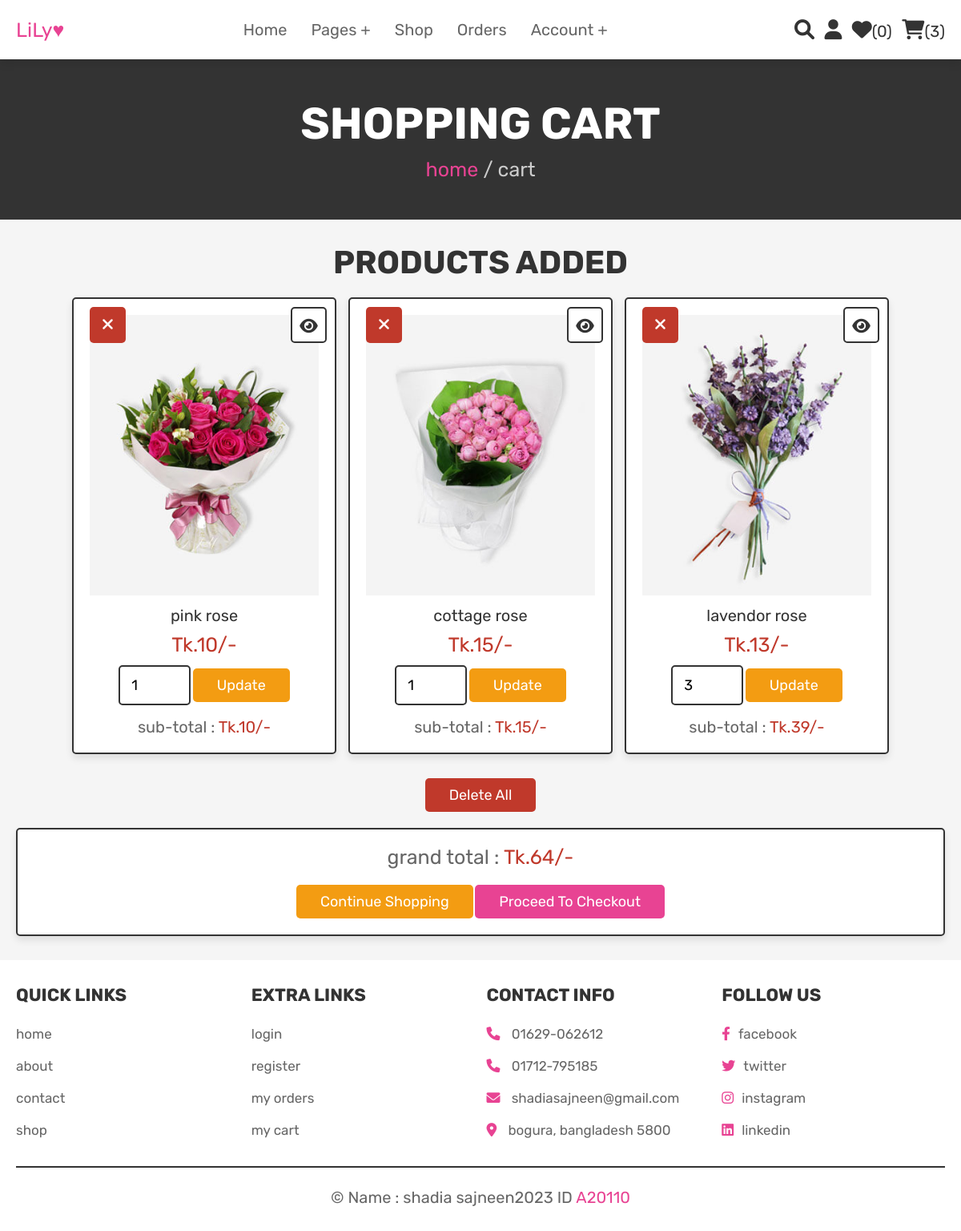
/cart.php (signed in), run on the app's committed database.
### tables this page shows
CREATE TABLE `cart` (
  `id` int(100) NOT NULL,
  `user_id` int(100) NOT NULL,
  `pid` int(100) NOT NULL,
  `name` varchar(100) NOT NULL,
  `price` int(100) NOT NULL,
  `quantity` int(100) NOT NULL,
  `image` varchar(100) NOT NULL
);

### cart.php (the view, shortened to what this page needs)
<?php
@include 'config.php';
$user_id = $_SESSION['user_id'];
?>
<!DOCTYPE html>
<html lang="en">
<head>
   <link rel="stylesheet" href="https://cdnjs.cloudflare.com/ajax/libs/font-awesome/6.0.0/css/all.min.css">
   <link rel="stylesheet" href="css/style.css">
</head>
<body>
<?php @include 'header.php'; ?>
<section class="heading">
    <h3>shopping cart</h3>
    <p> <a href="home.php">home</a> / cart </p>
</section>
<section class="shopping-cart">
    <h1 class="title">products added</h1>
    <div class="box-container">
    <?php
        $grand_total = 0;
        $select_cart = mysqli_query($conn, "SELECT * FROM `cart` WHERE user_id = '$user_id'") or die('query failed');
        if(mysqli_num_rows($select_cart) > 0){
            while($fetch_cart = mysqli_fetch_assoc($select_cart)){
    ?>
    <div  class="box">
        <a href="cart.php?delete=<?php echo $fetch_cart['id']; ?>" class="fas fa-times" onclick="return confirm('delete this from cart?');"></a>
        <a href="view_page.php?pid=<?php echo $fetch_cart['pid']; ?>" class="fas fa-eye"></a>
        <img src="uploaded_img/<?php echo $fetch_cart['image']; ?>" alt="" class="image">
        <div class="name"><?php echo $fetch_cart['name']; ?></div>
        <div class="price">Tk.<?php echo $fetch_cart['price']; ?>/-</div>
        <form action="" method="post">
            <input type="number" min="1" value="<?php echo $fetch_cart['quantity']; ?>" name="cart_quantity" class="qty">
            <input type="submit" value="update" class="option-btn" name="update_quantity">
        </form>
        <div class="sub-total"> sub-total : <span>Tk.<?php echo $sub_total = ($fetch_cart['price'] * $fetch_cart['quantity']); ?>/-</span> </div>
    </div>
    <?php
    $grand_total += $sub_total;
        }
    }else{
        echo '<p class="empty">your cart is empty</p>';
    }
    ?>
    </div>
    <div class="more-btn">
        <a href="cart.php?delete_all" class="delete-btn <?php echo ($grand_total > 1)?'':'disabled' ?>" onclick="return confirm('delete all from cart?');">delete all</a>
    </div>
    <div class="cart-total">
        <p>grand total : <span>Tk.<?php echo $grand_total; ?>/-</span></p>
        <a href="shop.php" class="option-btn">continue shopping</a>
        <a href="checkout.php" class="btn  <?php echo ($grand_total > 1)?'':'disabled' ?>">proceed to checkout</a>
    </div>
</section>
<?php @include 'footer.php'; ?>
</body>
</html>

### css/style.css (style rules this page uses)
:root { --pink:#e84393; --red:#c0392b; --orange:#f39c12; --black:#333; --white:#fff; --light-color:#666; --light-white:#ccc; --light-bg:#f5f5f5; --border:.2rem solid var(--black); --box-shadow:0 .5rem 1rem rgba(0,0,0,.1); }
* { font-family: 'Rubik', sans-serif; margin:0; padding:0; box-sizing: border-box; outline: none; border:none; text-decoration: none; transition:all .2s linear; }
html { font-size: 62.5%; overflow-x: hidden; scroll-behavior: smooth; scroll-padding-top: 6.5rem; }
body { background: var(--light-bg); }
section { padding:3rem 2rem; }
.btn, .delete-btn, .option-btn { display: inline-block; border-radius: .5rem; margin-top: 1rem; font-size: 1.8rem; color:var(--white); cursor: pointer; padding:1rem 3rem; text-transform: capitalize; }
.btn { background-color: var(--pink); }
.delete-btn { background-color: var(--red); }
.option-btn { background-color: var(--orange); }
.more-btn { margin-top: 2rem; text-align: center; }
.heading { display: flex; flex-flow: column; align-items: center; justify-content: center; gap:1rem; background-color: var(--black); text-align: center; min-height: 25vh; }
.heading h3 { font-size: 5.5rem; color:var(--white); text-transform: uppercase; }
.heading p { font-size: 2.5rem; color:var(--light-white); }
.heading p a { color:var(--pink); }
.title { text-align: center; margin-bottom: 2rem; color:var(--black); text-transform: uppercase; font-size: 4rem; }
.shopping-cart .box-container { max-width: 1200px; margin:0 auto; display: grid; grid-template-columns: repeat(auto-fit, 33rem); gap:1.5rem; align-items: flex-start; justify-content: center; }
.shopping-cart .box-container .box { padding:2rem; text-align: center; background-color: var(--white); border:var(--border); box-shadow: var(--box-shadow); border-radius: .5rem; position: relative; }
.shopping-cart .box-container .box .image { height: 35rem; width: 100%; object-fit: cover; }
.shopping-cart .box-container .box .fa-eye, .shopping-cart .box-container .box .fa-times { position: absolute; top:1rem; height: 4.5rem; width: 4.5rem; line-height: 4.3rem; font-size: 2rem; border-radius: .5rem; }
.shopping-cart .box-container .box .fa-eye { right:1rem; border:var(--border); background-color: var(--white); color:var(--black); }
.shopping-cart .box-container .box .fa-times { background-color: var(--red); color:var(--white); }
.shopping-cart .box-container .box .name { font-size: 2rem; color:var(--black); margin:1rem 0; }
.shopping-cart .box-container .box .price { font-size: 2.5rem; color:var(--red); margin:.5rem 0; }
.shopping-cart .box-container .box .qty { width: 9rem; padding:1.2rem 1.4rem; border-radius: .5rem; border:var(--border); font-size: 1.8rem; }
.shopping-cart .box-container .box .sub-total { margin-top: 1.5rem; font-size: 2rem; color:var(--light-color); }
.shopping-cart .box-container .box .sub-total span { color:var(--red); }
.shopping-cart .cart-total { max-width: 1200px; margin:0 auto; padding:2rem; text-align: center; background-color: var(--white); border:var(--border); box-shadow: var(--box-shadow); border-radius: .5rem; margin-top: 2rem; }
.shopping-cart .cart-total p { font-size: 2.5rem; color:var(--light-color); margin-bottom: 1rem; }
.shopping-cart .cart-total p span { color:var(--red); }

### data on the page
cart: image (picture), name "pink rose", price "10", cart_quantity "1"
cart: image (picture), name "cottage rose", price "15", cart_quantity "1"
cart: image (picture), name "lavendor rose", price "13", cart_quantity "3", $sub_total = ($fetch_cart['price'] * $fetch_cart['quantity']) "39"

### other printed values
$wishlist_num_rows "0"
$cart_num_rows "3"
$grand_total "64"
